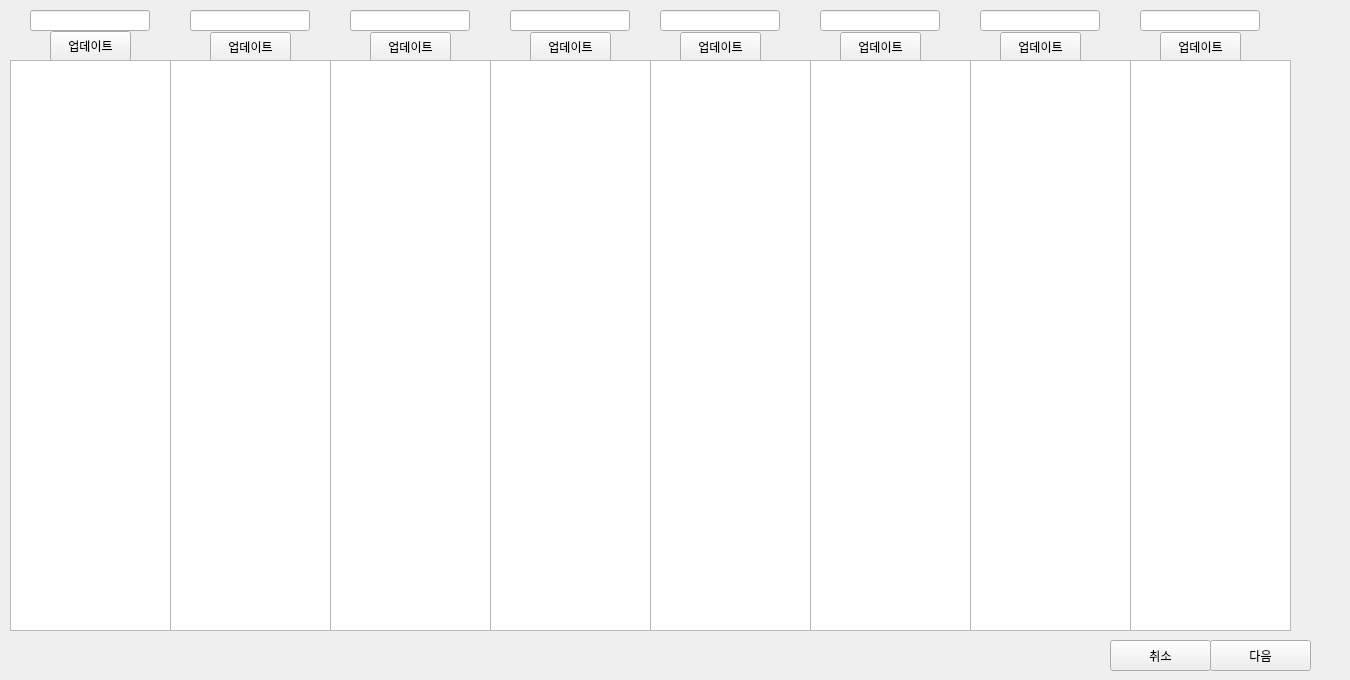
      <widget class="QWidget" name="page_data_nut_4_23">
       <widget class="QWidget" name="widget_71" native="true">
        <property name="geometry">
         <rect>
          <x>0</x>
          <y>0</y>
          <width>1341</width>
          <height>671</height>
         </rect>
        </property>
        <widget class="QWidget" name="widget_73" native="true">
         <property name="geometry">
          <rect>
           <x>1010</x>
           <y>620</y>
           <width>301</width>
           <height>51</height>
          </rect>
         </property>
         <widget class="QPushButton" name="btn_cancel_23">
          <property name="geometry">
           <rect>
            <x>100</x>
            <y>20</y>
            <width>101</width>
            <height>31</height>
           </rect>
          </property>
          <property name="text">
           <string>취소</string>
          </property>
         </widget>
         <widget class="QPushButton" name="btn_next_23">
          <property name="geometry">
           <rect>
            <x>200</x>
            <y>20</y>
            <width>101</width>
            <height>31</height>
           </rect>
          </property>
          <property name="text">
           <string>다음</string>
          </property>
         </widget>
        </widget>
        <widget class="QLabel" name="label_264">
         <property name="geometry">
          <rect>
           <x>820</x>
           <y>40</y>
           <width>60</width>
           <height>16</height>
          </rect>
         </property>
         <property name="text">
          <string/>
         </property>
        </widget>
        <widget class="QLineEdit" name="lineEdit_cat1_23">
         <property name="geometry">
          <rect>
           <x>30</x>
           <y>10</y>
           <width>120</width>
           <height>21</height>
          </rect>
         </property>
        </widget>
        <widget class="QLineEdit" name="lineEdit_cat2_23">
         <property name="geometry">
          <rect>
           <x>190</x>
           <y>10</y>
           <width>120</width>
           <height>21</height>
          </rect>
         </property>
        </widget>
        <widget class="QLineEdit" name="lineEdit_cat3_23">
         <property name="geometry">
          <rect>
           <x>350</x>
           <y>10</y>
           <width>120</width>
           <height>21</height>
          </rect>
         </property>
        </widget>
        <widget class="QLineEdit" name="lineEdit_cat4_23">
         <property name="geometry">
          <rect>
           <x>510</x>
           <y>10</y>
           <width>120</width>
           <height>21</height>
          </rect>
         </property>
        </widget>
        <widget class="QLineEdit" name="lineEdit_cat5_23">
         <property name="geometry">
          <rect>
           <x>660</x>
           <y>10</y>
           <width>120</width>
           <height>21</height>
          </rect>
         </property>
        </widget>
        <widget class="QLineEdit" name="lineEdit_cat6_23">
         <property name="geometry">
          <rect>
           <x>820</x>
           <y>10</y>
           <width>120</width>
           <height>21</height>
          </rect>
         </property>
        </widget>
        <widget class="QLineEdit" name="lineEdit_cat7_23">
         <property name="geometry">
          <rect>
           <x>980</x>
           <y>10</y>
           <width>120</width>
           <height>21</height>
          </rect>
         </property>
        </widget>
        <widget class="QLineEdit" name="lineEdit_cat8_23">
         <property name="geometry">
          <rect>
           <x>1140</x>
           <y>10</y>
           <width>120</width>
           <height>21</height>
          </rect>
         </property>
        </widget>
        <widget class="QPushButton" name="btn_update_cat1_23">
         <property name="geometry">
          <rect>
           <x>50</x>
           <y>31</y>
           <width>81</width>
           <height>30</height>
          </rect>
         </property>
         <property name="text">
          <string>업데이트</string>
         </property>
        </widget>
        <widget class="QPushButton" name="btn_update_cat2_23">
         <property name="geometry">
          <rect>
           <x>210</x>
           <y>32</y>
           <width>81</width>
           <height>30</height>
          </rect>
         </property>
         <property name="text">
          <string>업데이트</string>
         </property>
        </widget>
        <widget class="QPushButton" name="btn_update_cat3_23">
         <property name="geometry">
          <rect>
           <x>370</x>
           <y>32</y>
           <width>81</width>
           <height>30</height>
          </rect>
         </property>
         <property name="text">
          <string>업데이트</string>
         </property>
        </widget>
        <widget class="QPushButton" name="btn_update_cat4_23">
         <property name="geometry">
          <rect>
           <x>530</x>
           <y>32</y>
           <width>81</width>
           <height>30</height>
          </rect>
         </property>
         <property name="text">
          <string>업데이트</string>
         </property>
        </widget>
        <widget class="QPushButton" name="btn_update_cat5_23">
         <property name="geometry">
          <rect>
           <x>680</x>
           <y>32</y>
           <width>81</width>
           <height>30</height>
          </rect>
         </property>
         <property name="text">
          <string>업데이트</string>
         </property>
        </widget>
        <widget class="QPushButton" name="btn_update_cat6_23">
         <property name="geometry">
          <rect>
           <x>840</x>
           <y>32</y>
           <width>81</width>
           <height>30</height>
          </rect>
         </property>
         <property name="text">
          <string>업데이트</string>
         </property>
        </widget>
        <widget class="QPushButton" name="btn_update_cat7_23">
         <property name="geometry">
          <rect>
           <x>1000</x>
           <y>32</y>
           <width>81</width>
           <height>30</height>
          </rect>
         </property>
         <property name="text">
          <string>업데이트</string>
         </property>
        </widget>
        <widget class="QPushButton" name="btn_update_cat8_23">
         <property name="geometry">
          <rect>
           <x>1160</x>
           <y>32</y>
           <width>81</width>
           <height>30</height>
          </rect>
         </property>
         <property name="text">
          <string>업데이트</string>
         </property>
        </widget>
        <widget class="QListWidget" name="listWidget_nutrients1_23">
         <property name="geometry">
          <rect>
           <x>10</x>
           <y>60</y>
           <width>161</width>
           <height>571</height>
          </rect>
         </property>
        </widget>
        <widget class="QListWidget" name="listWidget_nutrients2_23">
         <property name="geometry">
          <rect>
           <x>170</x>
           <y>60</y>
           <width>161</width>
           <height>571</height>
          </rect>
         </property>
        </widget>
        <widget class="QListWidget" name="listWidget_nutrients3_23">
         <property name="geometry">
          <rect>
           <x>330</x>
           <y>60</y>
           <width>161</width>
           <height>571</height>
          </rect>
         </property>
        </widget>
        <widget class="QListWidget" name="listWidget_nutrients4_23">
         <property name="geometry">
          <rect>
           <x>490</x>
           <y>60</y>
           <width>161</width>
           <height>571</height>
          </rect>
         </property>
        </widget>
        <widget class="QListWidget" name="listWidget_nutrients5_23">
         <property name="geometry">
          <rect>
           <x>650</x>
           <y>60</y>
           <width>161</width>
           <height>571</height>
          </rect>
         </property>
        </widget>
        <widget class="QListWidget" name="listWidget_nutrients6_23">
         <property name="geometry">
          <rect>
           <x>810</x>
           <y>60</y>
           <width>161</width>
           <height>571</height>
          </rect>
         </property>
        </widget>
        <widget class="QListWidget" name="listWidget_nutrients7_23">
         <property name="geometry">
          <rect>
           <x>970</x>
           <y>60</y>
           <width>161</width>
           <height>571</height>
          </rect>
         </property>
        </widget>
        <widget class="QListWidget" name="listWidget_nutrients8_23">
         <property name="geometry">
          <rect>
           <x>1130</x>
           <y>60</y>
           <width>161</width>
           <height>571</height>
          </rect>
         </property>
        </widget>
       </widget>
      </widget>
